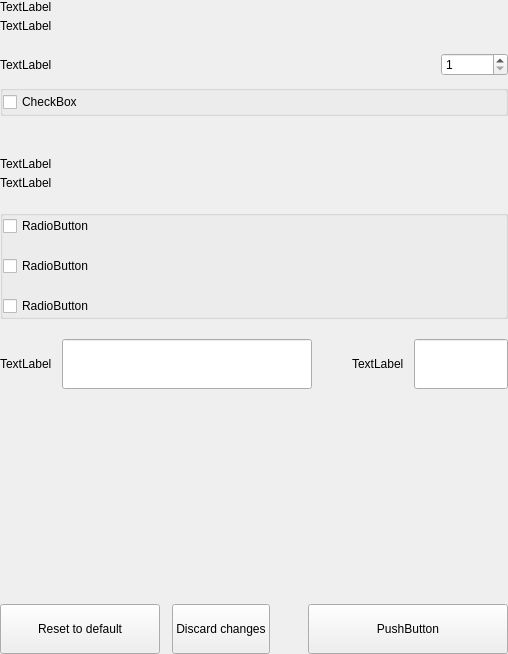
<?xml version="1.0" encoding="UTF-8"?>
<ui version="4.0">
 <class>SettingsWalletOptionsWidget</class>
 <widget class="QWidget" name="SettingsWalletOptionsWidget">
  <property name="geometry">
   <rect>
    <x>0</x>
    <y>0</y>
    <width>508</width>
    <height>654</height>
   </rect>
  </property>
  <property name="windowTitle">
   <string>Form</string>
  </property>
  <layout class="QVBoxLayout" name="verticalLayout">
   <property name="spacing">
    <number>0</number>
   </property>
   <property name="leftMargin">
    <number>0</number>
   </property>
   <property name="topMargin">
    <number>0</number>
   </property>
   <property name="rightMargin">
    <number>0</number>
   </property>
   <property name="bottomMargin">
    <number>0</number>
   </property>
   <item>
    <widget class="QWidget" name="left" native="true">
     <layout class="QVBoxLayout" name="verticalLayout_1">
      <property name="leftMargin">
       <number>0</number>
      </property>
      <property name="topMargin">
       <number>0</number>
      </property>
      <property name="rightMargin">
       <number>0</number>
      </property>
      <property name="bottomMargin">
       <number>0</number>
      </property>
      <item>
       <layout class="QVBoxLayout" name="verticalLayout_2">
        <property name="spacing">
         <number>0</number>
        </property>
        <item>
         <layout class="QHBoxLayout" name="horizontalLayout">
          <property name="spacing">
           <number>0</number>
          </property>
          <item>
           <layout class="QVBoxLayout" name="verticalLayoutTitle">
            <property name="spacing">
             <number>5</number>
            </property>
            <item>
             <widget class="QLabel" name="labelTitle">
              <property name="text">
               <string>TextLabel</string>
              </property>
             </widget>
            </item>
            <item>
             <widget class="QLabel" name="labelSubtitle1">
              <property name="text">
               <string>TextLabel</string>
              </property>
              <property name="wordWrap">
               <bool>true</bool>
              </property>
             </widget>
            </item>
           </layout>
          </item>
         </layout>
        </item>
        <item>
         <spacer name="verticalSpacer">
          <property name="orientation">
           <enum>Qt::Vertical</enum>
          </property>
          <property name="sizeType">
           <enum>QSizePolicy::Fixed</enum>
          </property>
          <property name="sizeHint" stdset="0">
           <size>
            <width>20</width>
            <height>20</height>
           </size>
          </property>
         </spacer>
        </item>
        <item>
         <layout class="QHBoxLayout" name="horizontalLayout_1">
          <property name="bottomMargin">
           <number>9</number>
          </property>
          <item>
           <widget class="QLabel" name="labelTitleStake">
            <property name="text">
             <string>TextLabel</string>
            </property>
           </widget>
          </item>
          <item>
           <spacer name="horizontalSpacer">
            <property name="orientation">
             <enum>Qt::Horizontal</enum>
            </property>
            <property name="sizeHint" stdset="0">
             <size>
              <width>40</width>
              <height>20</height>
             </size>
            </property>
           </spacer>
          </item>
          <item>
           <widget class="QSpinBox" name="spinBoxStakeSplitThreshold">
            <property name="minimum">
             <number>1</number>
            </property>
            <property name="maximum">
             <number>999999</number>
            </property>
           </widget>
          </item>
         </layout>
        </item>
        <item>
         <widget class="QGroupBox" name="groupBox">
          <property name="title">
           <string/>
          </property>
          <layout class="QVBoxLayout" name="verticalLayout_3">
           <property name="spacing">
            <number>20</number>
           </property>
           <property name="leftMargin">
            <number>0</number>
           </property>
           <property name="topMargin">
            <number>0</number>
           </property>
           <property name="rightMargin">
            <number>0</number>
           </property>
           <property name="bottomMargin">
            <number>0</number>
           </property>
           <item>
            <widget class="QCheckBox" name="radioButtonSpend">
             <property name="styleSheet">
              <string notr="true">color: rgb(0, 0, 0);</string>
             </property>
             <property name="text">
              <string>CheckBox</string>
             </property>
            </widget>
           </item>
          </layout>
         </widget>
        </item>
        <item>
         <spacer name="verticalSpacer_1">
          <property name="orientation">
           <enum>Qt::Vertical</enum>
          </property>
          <property name="sizeType">
           <enum>QSizePolicy::Fixed</enum>
          </property>
          <property name="sizeHint" stdset="0">
           <size>
            <width>20</width>
            <height>20</height>
           </size>
          </property>
         </spacer>
        </item>
        <item>
         <widget class="QLabel" name="labelDivider">
          <property name="minimumSize">
           <size>
            <width>0</width>
            <height>1</height>
           </size>
          </property>
          <property name="maximumSize">
           <size>
            <width>16777215</width>
            <height>1</height>
           </size>
          </property>
          <property name="text">
           <string/>
          </property>
         </widget>
        </item>
        <item>
         <spacer name="verticalSpacer_2">
          <property name="orientation">
           <enum>Qt::Vertical</enum>
          </property>
          <property name="sizeType">
           <enum>QSizePolicy::Fixed</enum>
          </property>
          <property name="sizeHint" stdset="0">
           <size>
            <width>20</width>
            <height>20</height>
           </size>
          </property>
         </spacer>
        </item>
        <item>
         <layout class="QHBoxLayout" name="horizontalLayout_2">
          <property name="spacing">
           <number>0</number>
          </property>
          <item>
           <layout class="QVBoxLayout" name="verticalLayoutTitle_1">
            <property name="spacing">
             <number>5</number>
            </property>
            <item>
             <widget class="QLabel" name="labelTitleNetwork">
              <property name="text">
               <string>TextLabel</string>
              </property>
             </widget>
            </item>
            <item>
             <widget class="QLabel" name="labelSubtitleNetwork">
              <property name="text">
               <string>TextLabel</string>
              </property>
              <property name="wordWrap">
               <bool>true</bool>
              </property>
             </widget>
            </item>
           </layout>
          </item>
         </layout>
        </item>
        <item>
         <spacer name="verticalSpacer_3">
          <property name="orientation">
           <enum>Qt::Vertical</enum>
          </property>
          <property name="sizeType">
           <enum>QSizePolicy::Fixed</enum>
          </property>
          <property name="sizeHint" stdset="0">
           <size>
            <width>20</width>
            <height>20</height>
           </size>
          </property>
         </spacer>
        </item>
        <item>
         <widget class="QGroupBox" name="groupBox_1">
          <property name="title">
           <string/>
          </property>
          <layout class="QVBoxLayout" name="verticalLayout_4">
           <property name="spacing">
            <number>20</number>
           </property>
           <property name="leftMargin">
            <number>0</number>
           </property>
           <property name="topMargin">
            <number>0</number>
           </property>
           <property name="rightMargin">
            <number>0</number>
           </property>
           <property name="bottomMargin">
            <number>0</number>
           </property>
           <item>
            <widget class="QCheckBox" name="checkBoxMap">
             <property name="styleSheet">
              <string notr="true">color: rgb(0, 0, 0);</string>
             </property>
             <property name="text">
              <string>RadioButton</string>
             </property>
            </widget>
           </item>
           <item>
            <widget class="QCheckBox" name="checkBoxAllow">
             <property name="styleSheet">
              <string notr="true">color: rgb(0, 0, 0);</string>
             </property>
             <property name="text">
              <string>RadioButton</string>
             </property>
            </widget>
           </item>
           <item>
            <widget class="QCheckBox" name="checkBoxConnect">
             <property name="styleSheet">
              <string notr="true">color: rgb(0, 0, 0);</string>
             </property>
             <property name="text">
              <string>RadioButton</string>
             </property>
            </widget>
           </item>
          </layout>
         </widget>
        </item>
        <item>
         <spacer name="verticalSpacer_4">
          <property name="orientation">
           <enum>Qt::Vertical</enum>
          </property>
          <property name="sizeType">
           <enum>QSizePolicy::Fixed</enum>
          </property>
          <property name="sizeHint" stdset="0">
           <size>
            <width>20</width>
            <height>20</height>
           </size>
          </property>
         </spacer>
        </item>
        <item>
         <layout class="QHBoxLayout" name="horizontalLayout_3" stretch="2,0,1">
          <property name="spacing">
           <number>0</number>
          </property>
          <item>
           <layout class="QHBoxLayout" name="horizontalLayout_4">
            <property name="spacing">
             <number>10</number>
            </property>
            <item>
             <widget class="QLabel" name="labelSubtitleProxy">
              <property name="text">
               <string>TextLabel</string>
              </property>
             </widget>
            </item>
            <item>
             <widget class="QLineEdit" name="lineEditProxy">
              <property name="minimumSize">
               <size>
                <width>0</width>
                <height>50</height>
               </size>
              </property>
              <property name="maximumSize">
               <size>
                <width>16777215</width>
                <height>50</height>
               </size>
              </property>
              <property name="styleSheet">
               <string notr="true">color: rgb(0, 0, 0);</string>
              </property>
             </widget>
            </item>
           </layout>
          </item>
          <item>
           <spacer name="horizontalSpacer_1">
            <property name="orientation">
             <enum>Qt::Horizontal</enum>
            </property>
            <property name="sizeHint" stdset="0">
             <size>
              <width>40</width>
              <height>20</height>
             </size>
            </property>
           </spacer>
          </item>
          <item>
           <layout class="QHBoxLayout" name="horizontalLayout_5">
            <property name="spacing">
             <number>10</number>
            </property>
            <item>
             <widget class="QLabel" name="labelSubtitlePort">
              <property name="text">
               <string>TextLabel</string>
              </property>
             </widget>
            </item>
            <item>
             <widget class="QLineEdit" name="lineEditPort">
              <property name="minimumSize">
               <size>
                <width>0</width>
                <height>50</height>
               </size>
              </property>
              <property name="maximumSize">
               <size>
                <width>16777215</width>
                <height>50</height>
               </size>
              </property>
              <property name="styleSheet">
               <string notr="true">color: rgb(0, 0, 0);</string>
              </property>
             </widget>
            </item>
           </layout>
          </item>
         </layout>
        </item>
        <item>
         <spacer name="verticalSpacer_5">
          <property name="orientation">
           <enum>Qt::Vertical</enum>
          </property>
          <property name="sizeHint" stdset="0">
           <size>
            <width>20</width>
            <height>40</height>
           </size>
          </property>
         </spacer>
        </item>
        <item>
         <layout class="QHBoxLayout" name="horizontalLayout_6">
          <property name="spacing">
           <number>12</number>
          </property>
          <item>
           <widget class="QPushButton" name="pushButtonReset">
            <property name="minimumSize">
             <size>
              <width>160</width>
              <height>50</height>
             </size>
            </property>
            <property name="maximumSize">
             <size>
              <width>50</width>
              <height>16777215</height>
             </size>
            </property>
            <property name="text">
             <string>Reset to default</string>
            </property>
           </widget>
          </item>
          <item>
           <widget class="QPushButton" name="pushButtonClean">
            <property name="minimumSize">
             <size>
              <width>0</width>
              <height>50</height>
             </size>
            </property>
            <property name="text">
             <string>Discard changes</string>
            </property>
           </widget>
          </item>
          <item>
           <spacer name="horizontalSpacer_2">
            <property name="orientation">
             <enum>Qt::Horizontal</enum>
            </property>
            <property name="sizeType">
             <enum>QSizePolicy::Expanding</enum>
            </property>
            <property name="sizeHint" stdset="0">
             <size>
              <width>40</width>
              <height>20</height>
             </size>
            </property>
           </spacer>
          </item>
          <item>
           <widget class="QPushButton" name="pushButtonSave">
            <property name="minimumSize">
             <size>
              <width>200</width>
              <height>50</height>
             </size>
            </property>
            <property name="maximumSize">
             <size>
              <width>200</width>
              <height>50</height>
             </size>
            </property>
            <property name="text">
             <string>PushButton</string>
            </property>
           </widget>
          </item>
         </layout>
        </item>
       </layout>
      </item>
     </layout>
    </widget>
   </item>
  </layout>
 </widget>
 <resources/>
 <connections/>
</ui>
